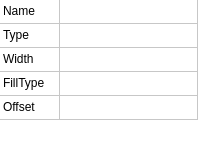
<?xml version="1.0" encoding="UTF-8"?>
<ui version="4.0">
 <class>DrawTool</class>
 <widget class="QWidget" name="DrawTool">
  <property name="geometry">
   <rect>
    <x>0</x>
    <y>0</y>
    <width>198</width>
    <height>159</height>
   </rect>
  </property>
  <property name="windowTitle">
   <string>Form</string>
  </property>
  <layout class="QVBoxLayout" name="verticalLayout">
   <property name="spacing">
    <number>0</number>
   </property>
   <property name="leftMargin">
    <number>0</number>
   </property>
   <property name="topMargin">
    <number>0</number>
   </property>
   <property name="rightMargin">
    <number>0</number>
   </property>
   <property name="bottomMargin">
    <number>0</number>
   </property>
   <item>
    <widget class="QStackedWidget" name="stackedWidget">
     <property name="currentIndex">
      <number>0</number>
     </property>
     <widget class="QWidget" name="page">
      <layout class="QVBoxLayout" name="verticalLayout_2">
       <property name="spacing">
        <number>0</number>
       </property>
       <property name="leftMargin">
        <number>0</number>
       </property>
       <property name="topMargin">
        <number>0</number>
       </property>
       <property name="rightMargin">
        <number>0</number>
       </property>
       <property name="bottomMargin">
        <number>0</number>
       </property>
       <item>
        <widget class="QTableWidget" name="tableWidget">
         <property name="frameShape">
          <enum>QFrame::NoFrame</enum>
         </property>
         <property name="frameShadow">
          <enum>QFrame::Plain</enum>
         </property>
         <property name="sizeAdjustPolicy">
          <enum>QAbstractScrollArea::AdjustToContents</enum>
         </property>
         <property name="editTriggers">
          <set>QAbstractItemView::NoEditTriggers</set>
         </property>
         <property name="alternatingRowColors">
          <bool>false</bool>
         </property>
         <property name="selectionMode">
          <enum>QAbstractItemView::NoSelection</enum>
         </property>
         <property name="cornerButtonEnabled">
          <bool>false</bool>
         </property>
         <attribute name="horizontalHeaderVisible">
          <bool>false</bool>
         </attribute>
         <attribute name="horizontalHeaderDefaultSectionSize">
          <number>60</number>
         </attribute>
         <attribute name="horizontalHeaderStretchLastSection">
          <bool>true</bool>
         </attribute>
         <attribute name="verticalHeaderVisible">
          <bool>false</bool>
         </attribute>
         <attribute name="verticalHeaderDefaultSectionSize">
          <number>24</number>
         </attribute>
         <attribute name="verticalHeaderMinimumSectionSize">
          <number>24</number>
         </attribute>
         <attribute name="verticalHeaderStretchLastSection">
          <bool>false</bool>
         </attribute>
         <row>
          <property name="text">
           <string>Name</string>
          </property>
         </row>
         <row>
          <property name="text">
           <string>Size</string>
          </property>
         </row>
         <row>
          <property name="text">
           <string>Type</string>
          </property>
         </row>
         <row>
          <property name="text">
           <string>FillType</string>
          </property>
         </row>
         <row>
          <property name="text">
           <string>Offset</string>
          </property>
         </row>
         <column>
          <property name="text">
           <string>Propertie</string>
          </property>
         </column>
         <column>
          <property name="text">
           <string>Value</string>
          </property>
         </column>
         <item row="0" column="0">
          <property name="text">
           <string>Name</string>
          </property>
         </item>
         <item row="1" column="0">
          <property name="text">
           <string>Type</string>
          </property>
         </item>
         <item row="2" column="0">
          <property name="text">
           <string>Width</string>
          </property>
         </item>
         <item row="3" column="0">
          <property name="text">
           <string>FillType</string>
          </property>
         </item>
         <item row="4" column="0">
          <property name="text">
           <string>Offset</string>
          </property>
         </item>
        </widget>
       </item>
      </layout>
     </widget>
     <widget class="QWidget" name="page_2">
      <widget class="MYUnitsSpinBox" name="groundPlaneOffsetSpinBox">
       <property name="enabled">
        <bool>false</bool>
       </property>
       <property name="geometry">
        <rect>
         <x>108</x>
         <y>96</y>
         <width>53</width>
         <height>20</height>
        </rect>
       </property>
       <property name="frame">
        <bool>false</bool>
       </property>
      </widget>
      <widget class="MYUnitsSpinBox" name="widthSpinBox">
       <property name="geometry">
        <rect>
         <x>108</x>
         <y>122</y>
         <width>53</width>
         <height>20</height>
        </rect>
       </property>
       <property name="frame">
        <bool>false</bool>
       </property>
       <property name="value">
        <double>25.000000000000000</double>
       </property>
      </widget>
      <widget class="QComboBox" name="fillTypeComboBox">
       <property name="geometry">
        <rect>
         <x>108</x>
         <y>68</y>
         <width>110</width>
         <height>22</height>
        </rect>
       </property>
       <property name="styleSheet">
        <string notr="true">QComboBox { background-color: white; } </string>
       </property>
       <property name="frame">
        <bool>false</bool>
       </property>
       <item>
        <property name="text">
         <string>No fill</string>
        </property>
        <property name="icon">
         <iconset resource="../../mytypon.qrc">
          <normaloff>:/pictures/nofilled.png</normaloff>:/pictures/nofilled.png</iconset>
        </property>
       </item>
       <item>
        <property name="text">
         <string>Full fill</string>
        </property>
        <property name="icon">
         <iconset resource="../../mytypon.qrc">
          <normaloff>:/pictures/fullfilled.png</normaloff>:/pictures/fullfilled.png</iconset>
        </property>
       </item>
       <item>
        <property name="text">
         <string>Ground plane</string>
        </property>
        <property name="icon">
         <iconset resource="../../mytypon.qrc">
          <normaloff>:/pictures/groundplane.png</normaloff>:/pictures/groundplane.png</iconset>
        </property>
       </item>
      </widget>
      <widget class="QComboBox" name="typeComboBox">
       <property name="geometry">
        <rect>
         <x>108</x>
         <y>40</y>
         <width>94</width>
         <height>22</height>
        </rect>
       </property>
       <property name="styleSheet">
        <string notr="true">QComboBox { background-color: white; } </string>
       </property>
       <property name="frame">
        <bool>false</bool>
       </property>
       <item>
        <property name="text">
         <string>Rectangle</string>
        </property>
        <property name="icon">
         <iconset resource="../../mytypon.qrc">
          <normaloff>:/pictures/button.png</normaloff>:/pictures/button.png</iconset>
        </property>
       </item>
       <item>
        <property name="text">
         <string>Polygon</string>
        </property>
        <property name="icon">
         <iconset resource="../../mytypon.qrc">
          <normaloff>:/pictures/draw_polyline.png</normaloff>:/pictures/draw_polyline.png</iconset>
        </property>
       </item>
       <item>
        <property name="text">
         <string>Ellipse</string>
        </property>
        <property name="icon">
         <iconset resource="../../mytypon.qrc">
          <normaloff>:/pictures/draw_ellipse.png</normaloff>:/pictures/draw_ellipse.png</iconset>
        </property>
       </item>
      </widget>
      <widget class="QLineEdit" name="nameLineEdit">
       <property name="geometry">
        <rect>
         <x>70</x>
         <y>10</y>
         <width>113</width>
         <height>20</height>
        </rect>
       </property>
       <property name="frame">
        <bool>false</bool>
       </property>
      </widget>
     </widget>
    </widget>
   </item>
  </layout>
 </widget>
 <customwidgets>
  <customwidget>
   <class>MYUnitsSpinBox</class>
   <extends>QDoubleSpinBox</extends>
   <header>utils/myunitsspinbox.h</header>
  </customwidget>
 </customwidgets>
 <resources>
  <include location="../../mytypon.qrc"/>
 </resources>
 <connections/>
</ui>
